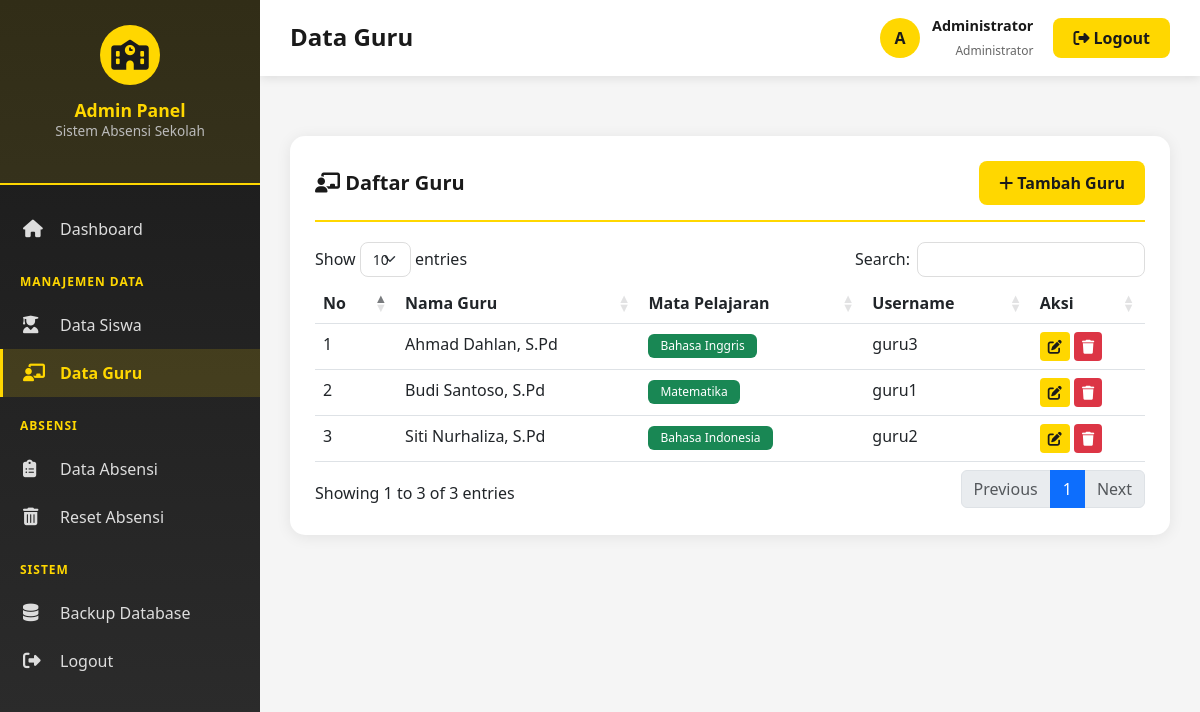
Page /admin/data_guru.php (signed in) on the earlier database version.
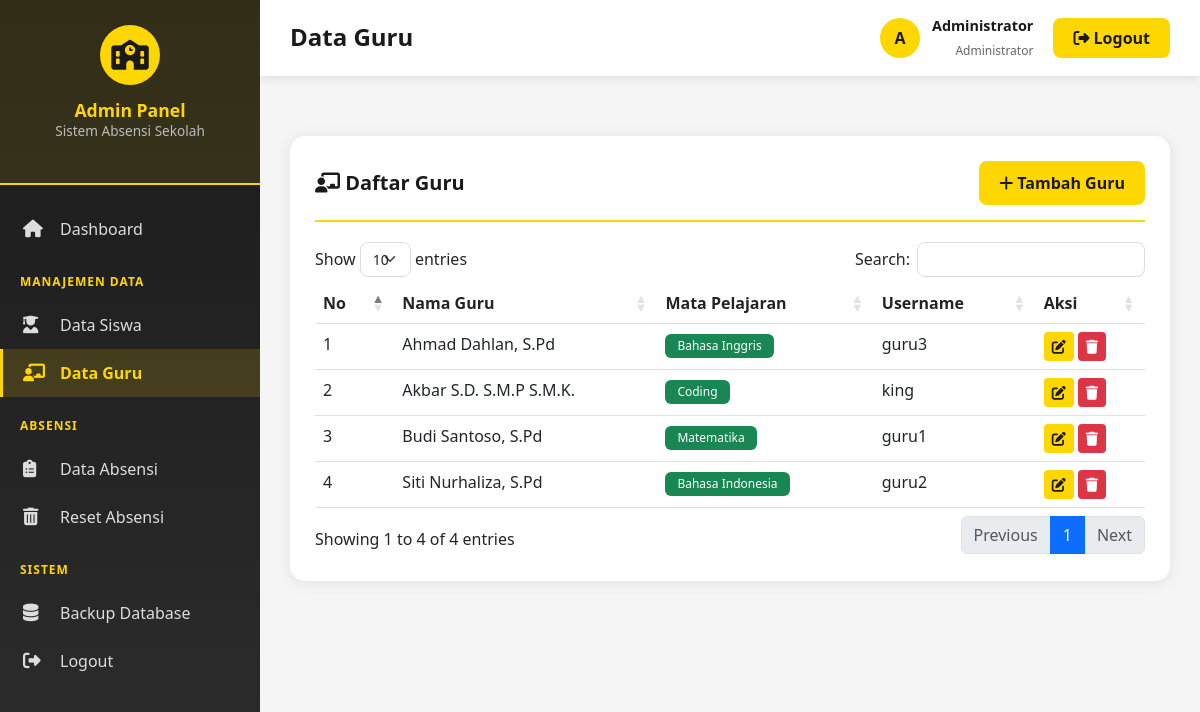
Same page on the later database version.
### tables this page shows
CREATE TABLE `guru` (
  `id_guru` int(11) NOT NULL,
  `nama_guru` varchar(100) NOT NULL,
  `username` varchar(50) NOT NULL,
  `password` varchar(255) NOT NULL,
  `mapel` varchar(50) NOT NULL
);

### admin/data_guru.php (the view, shortened to what this page needs)
<?php
require_once 'includes/header.php';
$guru = $conn->query("SELECT * FROM guru ORDER BY nama_guru ASC");
?>
<div class="table-card">
    <div class="table-header">
        <h5><i class="fas fa-chalkboard-teacher"></i> Daftar Guru</h5>
        <button class="btn btn-primary" data-bs-toggle="modal" data-bs-target="#modalGuru" onclick="resetForm()">
            <i class="fas fa-plus"></i> Tambah Guru
        </button>
    </div>
    <div class="table-responsive">
        <table class="table table-hover data-table">
            <thead>
                <tr>
                    <th>No</th>
                    <th>Nama Guru</th>
                    <th>Mata Pelajaran</th>
                    <th>Username</th>
                    <th>Aksi</th>
                </tr>
            </thead>
            <tbody>
                <?php
                $no = 1;
                while($row = $guru->fetch_assoc()):
                ?>
                    <tr>
                        <td><?php echo $no++; ?></td>
                        <td><?php echo $row['nama_guru']; ?></td>
                        <td><span class="badge bg-success"><?php echo $row['mapel']; ?></span></td>
                        <td><?php echo $row['username']; ?></td>
                        <td>
                            <button onclick="editGuru(<?php echo $row['id_guru']; ?>)" class="btn btn-sm btn-warning" title="Edit">
                                <i class="fas fa-edit"></i>
                            </button>
                            <button onclick="confirmDelete('?delete=<?php echo $row['id_guru']; ?>', 'Hapus guru <?php echo $row['nama_guru']; ?>?')" class="btn btn-sm btn-danger" title="Hapus">
                                <i class="fas fa-trash"></i>
                            </button>
                        </td>
                    </tr>
                <?php endwhile; ?>
            </tbody>
        </table>
    </div>
</div>
<?php require_once 'includes/footer.php'; ?>

Differences in the rows shown:
added guru: nama_guru "Akbar S.D. S.M.P S.M.K.", mapel "Coding", username "king"
Other differences:
text written by a page script: "Show entries Search: Showing 1 to 3 of 3 entries Previous 1 Next" → "Show entries Search: Showing 1 to 4 of 4 entries Previous 1 Next"
